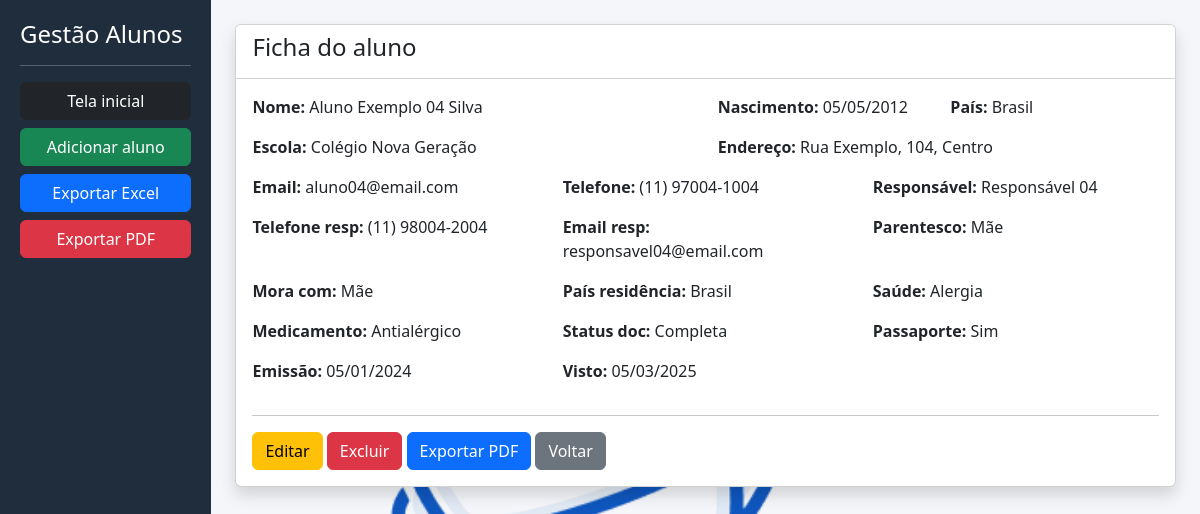
Screenshot of /detalhes/4 with the database file from the repository.
### tables this page shows
CREATE TABLE alunos (
        id INTEGER PRIMARY KEY AUTOINCREMENT,
        nome TEXT,
        nascimento TEXT,
        escola TEXT,
        pais TEXT,
        endereco TEXT,
        email TEXT,
        telefone TEXT,
        responsavel TEXT,
        telefone_responsavel TEXT,
        email_responsavel TEXT,
        parentesco TEXT,
        mora_com TEXT,
        pais_residencia TEXT,
        saude TEXT,
        medicamento TEXT,
        status_doc TEXT,
        passaporte TEXT,
        emissao_passaporte TEXT,
        visto TEXT
    );

### app.py (the view)
@app.route("/detalhes/<int:id>")
def detalhes(id):
    conn = conectar()
    aluno = conn.execute(
        "SELECT * FROM alunos WHERE id=?",
        (id,)
    ).fetchone()
    conn.close()
    return render_template("detalhes.html", aluno=aluno)

### app.py (called while the page is built)
def conectar():
    return sqlite3.connect(DB)

### templates/detalhes.html
{% extends 'base.html' %}
{% block content %}
<div class="card shadow">
    <div class="card-header bg-white">
        <h4>Ficha do aluno</h4>
    </div>
    <div class="card-body">
        <div class="row">
            <div class="col-md-6 mb-3"><b>Nome:</b> {{ aluno[1] }}</div>
            <div class="col-md-3 mb-3"><b>Nascimento:</b> {{ aluno[2] }}</div>
            <div class="col-md-3 mb-3"><b>País:</b> {{ aluno[4] }}</div>
            <div class="col-md-6 mb-3"><b>Escola:</b> {{ aluno[3] }}</div>
            <div class="col-md-6 mb-3"><b>Endereço:</b> {{ aluno[5] }}</div>
            <div class="col-md-4 mb-3"><b>Email:</b> {{ aluno[6] }}</div>
            <div class="col-md-4 mb-3"><b>Telefone:</b> {{ aluno[7] }}</div>
            <div class="col-md-4 mb-3"><b>Responsável:</b> {{ aluno[8] }}</div>
            <div class="col-md-4 mb-3"><b>Telefone resp:</b> {{ aluno[9] }}</div>
            <div class="col-md-4 mb-3"><b>Email resp:</b> {{ aluno[10] }}</div>
            <div class="col-md-4 mb-3"><b>Parentesco:</b> {{ aluno[11] }}</div>
            <div class="col-md-4 mb-3"><b>Mora com:</b> {{ aluno[12] }}</div>
            <div class="col-md-4 mb-3"><b>País residência:</b> {{ aluno[13] }}</div>
            <div class="col-md-4 mb-3"><b>Saúde:</b> {{ aluno[14] }}</div>
            <div class="col-md-4 mb-3"><b>Medicamento:</b> {{ aluno[15] }}</div>
            <div class="col-md-4 mb-3"><b>Status doc:</b> {{ aluno[16] }}</div>
            <div class="col-md-4 mb-3"><b>Passaporte:</b> {{ aluno[17] }}</div>
            <div class="col-md-4 mb-3"><b>Emissão:</b> {{ aluno[18] }}</div>
            <div class="col-md-4 mb-3"><b>Visto:</b> {{ aluno[19] }}</div>
        </div>
        <hr>
        <a href="/editar/{{ aluno[0] }}" class="btn btn-warning">Editar</a>
        <a href="/excluir/{{ aluno[0] }}" class="btn btn-danger">Excluir</a>
        <a href="/pdf_aluno/{{ aluno[0] }}" class="btn btn-primary">Exportar PDF</a>
        <a href="/" class="btn btn-secondary">Voltar</a>
    </div>
</div>
{% endblock %}

### templates/base.html (style rules this page uses)
body::before { content: ''; position: fixed; top: 0; left: 0; width: 100%; height: 100%; background: url('/static/logo.png') center no-repeat; background-size: 450px; opacity: 0.08; z-index: -1; }

### rows the page displays
alunos: nome "Aluno Exemplo 04 Silva", nascimento "05/05/2012", pais "Brasil", escola "Colégio Nova Geração", endereco "Rua Exemplo, 104, Centro", email "aluno04@email.com", telefone "(11) 97004-1004", responsavel "Responsável 04", telefone_responsavel "(11) 98004-2004", email_responsavel "responsavel04@email.com", parentesco "Mãe", mora_com "Mãe", pais_residencia "Brasil", saude "Alergia", medicamento "Antialérgico", status_doc "Completa", passaporte "Sim", emissao_passaporte "05/01/2024", visto "05/03/2025"
